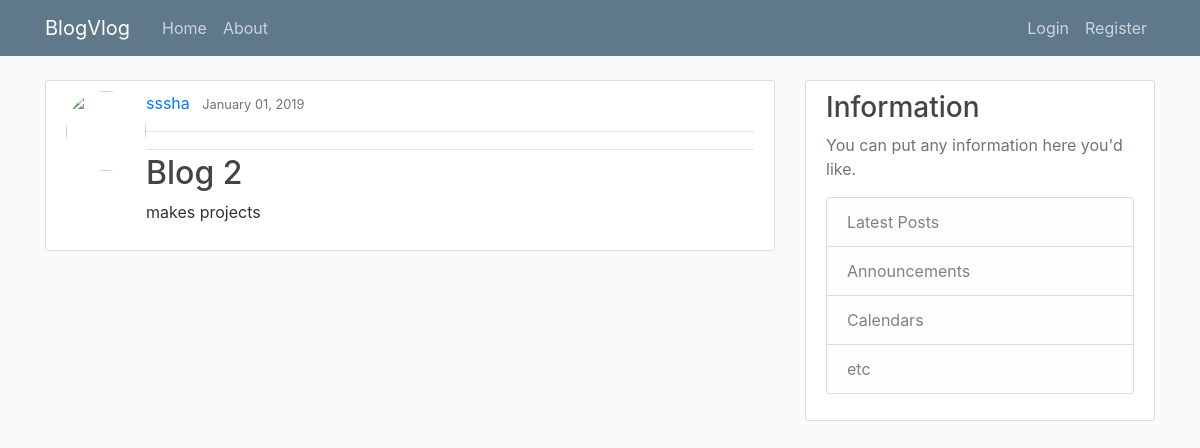
Screenshot of /post/2 with the database file from the repository.
### blog/models.py (models this page shows, shortened)
class posts(models.Model):
	title = models.CharField(max_length = 100)
	content  = models.TextField()
	date_posted = models.DateTimeField(default = timezone.now)
	author = models.ForeignKey(User , on_delete = models.CASCADE)

### blog/views.py (the view)
# urls.py: path('post/<int:pk>' , PostDetailView.as_view() , name = 'post-detail'),
class PostDetailView(DetailView):
	model = posts
	template_name = 'blog/post_detail.html'

### blog/templates/blog/post_detail.html (shortened to what this page needs)
{% extends 'blog/base.html' %}
{% block content %}
	<article class="media content-section">
		<img class="rounded-circle article-image" src="{{user.profile.image.url}}" style="width: 80px; height: 80px">
		<div class="media-body">
			<div class="article-metadata">
				<a class="mr-2" href="#">{{ object.author }}</a>
				<small class="text-muted">{{ object.date_posted| date:"F d, Y "}}</small>
				<hr>
			</div>
			<h2 class="article-title">{{ object.title }}</h2>
			<p class="article-content">{{ object.content }}</p>
		</div>
	</article>
{% endblock %}

### blog/static/blog/main.css (style rules this page uses)
body { background: #fafafa; color: #333333; margin-top: 5rem; }
h1, h2, h3, h4, h5, h6 { color: #444444; }
.content-section { background: #ffffff; padding: 10px 20px; border: 1px solid #dddddd; border-radius: 3px; margin-bottom: 20px; }
.article-title { color: #444444; }
.article-content { white-space: pre-line; }
.article-metadata { padding-bottom: 1px; margin-bottom: 4px; border-bottom: 1px solid #e3e3e3 }

### rows the page displays
posts: author "sssha", date_posted "January 01, 2019", title "Blog 2", content "makes projects"
